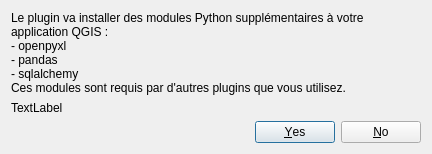
<?xml version="1.0" encoding="UTF-8"?>
<ui version="4.0">
 <class>Dialog</class>
 <widget class="QDialog" name="Dialog">
  <property name="geometry">
   <rect>
    <x>0</x>
    <y>0</y>
    <width>432</width>
    <height>153</height>
   </rect>
  </property>
  <property name="windowTitle">
   <string>Installeur de modules Python</string>
  </property>
  <property name="modal">
   <bool>true</bool>
  </property>
  <layout class="QVBoxLayout" name="verticalLayout">
   <item>
    <widget class="QLabel" name="lbl_top">
     <property name="text">
      <string>Le plugin va installer des modules Python supplémentaires à votre application QGIS :
- openpyxl
- pandas
- sqlalchemy
Ces modules sont requis par d'autres plugins que vous utilisez.
Voulez-vous continuer ?</string>
     </property>
     <property name="alignment">
      <set>Qt::AlignLeading|Qt::AlignLeft|Qt::AlignTop</set>
     </property>
     <property name="wordWrap">
      <bool>true</bool>
     </property>
    </widget>
   </item>
   <item>
    <widget class="QLabel" name="lbl_bottom">
     <property name="text">
      <string>TextLabel</string>
     </property>
     <property name="alignment">
      <set>Qt::AlignBottom|Qt::AlignLeading|Qt::AlignLeft</set>
     </property>
    </widget>
   </item>
   <item>
    <widget class="QDialogButtonBox" name="button_box">
     <property name="orientation">
      <enum>Qt::Horizontal</enum>
     </property>
     <property name="standardButtons">
      <set>QDialogButtonBox::No|QDialogButtonBox::Yes</set>
     </property>
    </widget>
   </item>
  </layout>
 </widget>
 <resources/>
 <connections>
  <connection>
   <sender>button_box</sender>
   <signal>accepted()</signal>
   <receiver>Dialog</receiver>
   <slot>accept()</slot>
   <hints>
    <hint type="sourcelabel">
     <x>248</x>
     <y>254</y>
    </hint>
    <hint type="destinationlabel">
     <x>157</x>
     <y>274</y>
    </hint>
   </hints>
  </connection>
  <connection>
   <sender>button_box</sender>
   <signal>rejected()</signal>
   <receiver>Dialog</receiver>
   <slot>reject()</slot>
   <hints>
    <hint type="sourcelabel">
     <x>316</x>
     <y>260</y>
    </hint>
    <hint type="destinationlabel">
     <x>286</x>
     <y>274</y>
    </hint>
   </hints>
  </connection>
 </connections>
</ui>
